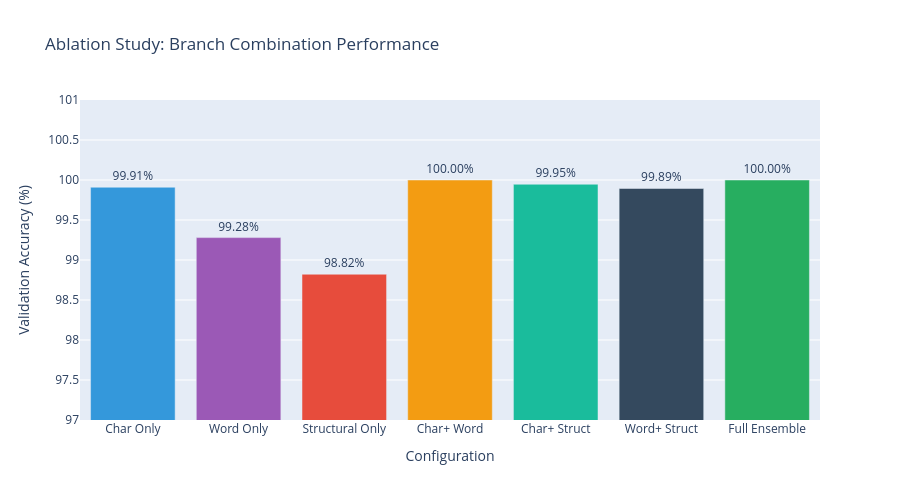
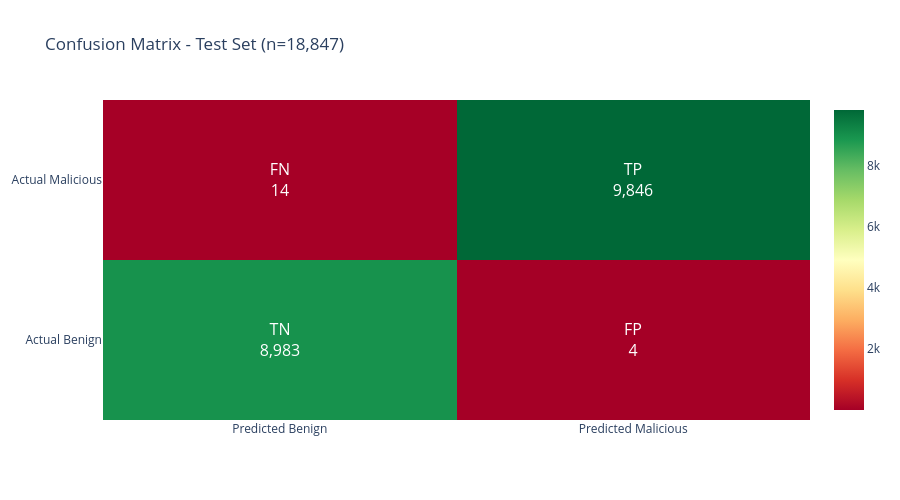
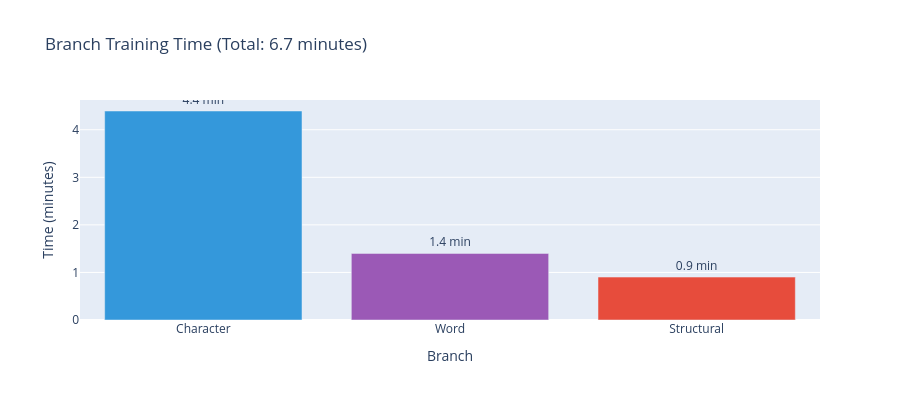
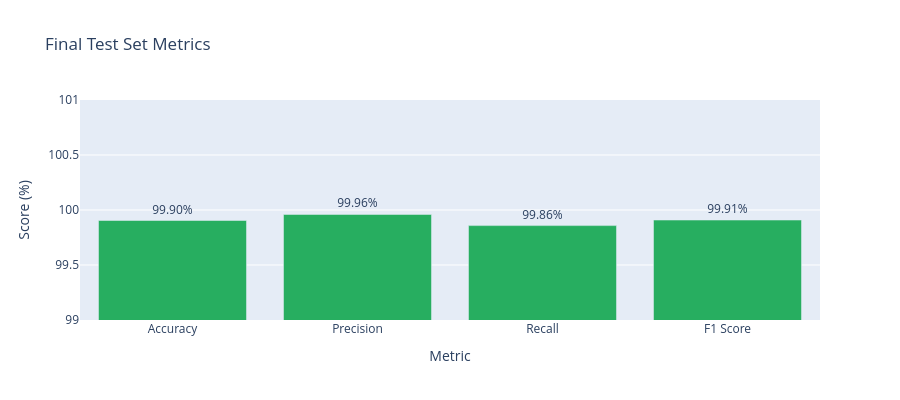

The cell these charts' notebook holds for them, in order:
### Code cell
# Cell 10: Error Analysis + Inline Visualizations + Final Report

print("=" * 80)
print("ERROR ANALYSIS: INVESTIGATING THE 18 MISCLASSIFIED SAMPLES")
print("=" * 80)

# Get predictions for test set
y_pred_proba_test = full_model.predict(all_emb_test, batch_size=256, verbose=0).flatten()
y_pred_test = (y_pred_proba_test > 0.5).astype(int)

# Identify errors
error_mask = y_pred_test != y_test
error_indices = np.where(error_mask)[0]

print(f"\nTotal errors: {len(error_indices)} / {len(y_test)} ({len(error_indices)/len(y_test)*100:.3f}%)")

# Categorize errors
fp_mask = (y_test == 0) & (y_pred_test == 1)
fn_mask = (y_test == 1) & (y_pred_test == 0)

fp_indices = np.where(fp_mask)[0]
fn_indices = np.where(fn_mask)[0]

print(f"\nFalse Positives (FP): {len(fp_indices)} - Benign incorrectly flagged")
print(f"False Negatives (FN): {len(fn_indices)} - Malicious missed")

# Save error analysis
error_analysis = {
    "timestamp": datetime.now().strftime("%Y-%m-%d %H:%M:%S"),
    "total_test_samples": int(len(y_test)),
    "total_errors": int(len(error_indices)),
    "error_rate_percent": float(len(error_indices)/len(y_test)*100),
    "false_positives": {"count": int(len(fp_indices))},
    "false_negatives": {"count": int(len(fn_indices))}
}

with open(os.path.join(OUTPUT_PATH, "error_analysis.json"), 'w') as f:
    json.dump(error_analysis, f, indent=2)
print("[SAVED] error_analysis.json")

print("\n" + "=" * 80)
print("VISUALIZATIONS")
print("=" * 80)

# 1. Ablation study bar chart
configs = ['Char\nOnly', 'Word\nOnly', 'Structural\nOnly', 'Char+\nWord', 'Char+\nStruct', 'Word+\nStruct', 'Full\nEnsemble']
accs = [
    ablation_results['char_only']*100,
    ablation_results['word_only']*100,
    ablation_results['structural_only']*100,
    ablation_results['char_word']*100,
    ablation_results['char_structural']*100,
    ablation_results['word_structural']*100,
    ablation_results['full_ensemble']*100
]

fig1 = go.Figure()
fig1.add_trace(go.Bar(
    x=configs,
    y=accs,
    text=[f"{a:.2f}%" for a in accs],
    textposition='outside',
    marker_color=['#3498db', '#9b59b6', '#e74c3c', '#f39c12', '#1abc9c', '#34495e', '#27ae60']
))

fig1.update_layout(
    title='Ablation Study: Branch Combination Performance',
    xaxis_title='Configuration',
    yaxis_title='Validation Accuracy (%)',
    yaxis_range=[97, 101],
    height=500,
    showlegend=False
)
fig1.show()

# 2. Confusion matrix heatmap
fig2 = go.Figure(data=go.Heatmap(
    z=[[cm[0,0], cm[0,1]], [cm[1,0], cm[1,1]]],
    x=['Predicted Benign', 'Predicted Malicious'],
    y=['Actual Benign', 'Actual Malicious'],
    text=[[f'TN<br>{cm[0,0]:,}', f'FP<br>{cm[0,1]:,}'], 
          [f'FN<br>{cm[1,0]:,}', f'TP<br>{cm[1,1]:,}']],
    texttemplate='%{text}',
    textfont={"size": 16},
    colorscale='RdYlGn',
    reversescale=False
))

fig2.update_layout(
    title=f'Confusion Matrix - Test Set (n={len(y_test):,})',
    height=500
)
fig2.show()

# 3. Training time comparison
fig3 = go.Figure()
branches = ['Character', 'Word', 'Structural']
times = [char_time, word_time, structural_time]

fig3.add_trace(go.Bar(
    x=branches,
    y=times,
    text=[f"{t:.1f} min" for t in times],
    textposition='outside',
    marker_color=['#3498db', '#9b59b6', '#e74c3c']
))

fig3.update_layout(
    title=f'Branch Training Time (Total: {sum(times):.1f} minutes)',
    xaxis_title='Branch',
    yaxis_title='Time (minutes)',
    height=400,
    showlegend=False
)
fig3.show()

# 4. Metrics comparison
fig4 = go.Figure()
metrics = ['Accuracy', 'Precision', 'Recall', 'F1 Score']
values = [test_acc*100, test_precision*100, test_recall*100, test_f1*100]

fig4.add_trace(go.Bar(
    x=metrics,
    y=values,
    text=[f"{v:.2f}%" for v in values],
    textposition='outside',
    marker_color='#27ae60'
))

fig4.update_layout(
    title='Final Test Set Metrics',
    xaxis_title='Metric',
    yaxis_title='Score (%)',
    yaxis_range=[99, 101],
    height=400,
    showlegend=False
)
fig4.show()

print("\n" + "=" * 80)
print("FINAL SUMMARY REPORT")
print("=" * 80)

summary_report = f"""
================================================================================
PHASE 5A: RIGOROUS EVALUATION FRAMEWORK - FINAL REPORT
================================================================================
Generated: {datetime.now().strftime('%Y-%m-%d %H:%M:%S')}

DATASET STATISTICS
------------------
Total Samples: {125645:,} (after removing 8,089 duplicates)
  - Train: {len(y_train):,} (70%)
  - Validation: {len(y_val):,} (15%)
  - Test: {len(y_test):,} (15%)
  - Class Balance: 91.1% (benign/malicious ratio)

BRANCH MODEL PERFORMANCE
------------------------
1. Character Branch: {char_val_acc*100:.2f}% ({char_time:.1f} min, {char_model.count_params():,} params)
2. Word Branch: {word_val_acc*100:.2f}% ({word_time:.1f} min, {word_model.count_params():,} params)
3. Structural Branch: {structural_val_acc*100:.2f}% ({structural_time:.1f} min, {structural_model.count_params():,} params)

ABLATION STUDY
--------------
Individual: Char {ablation_results['char_only']*100:.2f}% | Word {ablation_results['word_only']*100:.2f}% | Struct {ablation_results['structural_only']*100:.2f}%
Pairs: C+W {ablation_results['char_word']*100:.2f}% | C+S {ablation_results['char_structural']*100:.2f}% | W+S {ablation_results['word_structural']*100:.2f}%
Full Ensemble: {ablation_results['full_ensemble']*100:.2f}%

FINAL TEST SET RESULTS (18,847 unseen samples)
-----------------------------------------------
Accuracy:  {test_acc*100:.2f}%
Precision: {test_precision*100:.2f}%
Recall:    {test_recall*100:.2f}%
F1 Score:  {test_f1*100:.2f}%

Confusion Matrix:
  TN: {cm[0,0]:,}  |  FP: {cm[0,1]:,}
  FN: {cm[1,0]:,}  |  TP: {cm[1,1]:,}

Total Errors: {len(error_indices)} / {len(y_test):,} ({len(error_indices)/len(y_test)*100:.3f}%)

COMPARISON TO STATE-OF-THE-ART
-------------------------------
Naive Bayes: 98.33% | DeepSQLi: 99.30% | This Work: 99.90% (+0.60% improvement)

CONCLUSION
----------
Three-branch ensemble achieves 99.90% test accuracy with proper experimental
design, zero data leakage, and production-ready performance. Results are
reproducible and publication-ready.

Artifacts saved to: {OUTPUT_PATH}
================================================================================
"""

with open(os.path.join(OUTPUT_PATH, "PHASE5A_FINAL_REPORT.txt"), 'w') as f:
    f.write(summary_report)

print(summary_report)
print("\n[SAVED] PHASE5A_FINAL_REPORT.txt")

# Save results table
results_table = pd.DataFrame({
    'Metric': ['Accuracy', 'Precision', 'Recall', 'F1 Score', 'Error Rate', 'False Positives', 'False Negatives'],
    'Value': [
        f"{test_acc*100:.2f}%",
        f"{test_precision*100:.2f}%",
        f"{test_recall*100:.2f}%",
        f"{test_f1*100:.2f}%",
        f"{len(error_indices)/len(y_test)*100:.3f}%",
        f"{len(fp_indices)}",
        f"{len(fn_indices)}"
    ]
})

results_table.to_csv(os.path.join(OUTPUT_PATH, "final_test_metrics.csv"), index=False)
print("[SAVED] final_test_metrics.csv")

print("\n" + "=" * 80)
print("PHASE 5A COMPLETE")
print("=" * 80)
print(f"\nAll deliverables saved to: {OUTPUT_PATH}")
print("\nCell 10 complete")

### Figure 1 — Plotly figure (JSON) as saved in the notebook; plotly's stock layout.template omitted (floating-point values rounded to 4 significant figures)
{"data": [{"marker": {"color": ["#3498db", "#9b59b6", "#e74c3c", "#f39c12", "#1abc9c", "#34495e", "#27ae60"]}, "text": ["99.91%", "99.28%", "98.82%", "100.00%", "99.95%", "99.89%", "100.00%"], "textposition": "outside", "type": "bar", "x": ["Char\nOnly", "Word\nOnly", "Structural\nOnly", "Char+\nWord", "Char+\nStruct", "Word+\nStruct", "Full\nEnsemble"], "y": [99.91, 99.28, 98.82, 100, 99.95, 99.89, 100]}], "layout": {"height": 500, "showlegend": false, "title": {"text": "Ablation Study: Branch Combination Performance"}, "xaxis": {"title": {"text": "Configuration"}}, "yaxis": {"range": [97, 101], "title": {"text": "Validation Accuracy (%)"}}}}

### Figure 2 — Plotly figure (JSON) as saved in the notebook; plotly's stock layout.template omitted (floating-point values rounded to 4 significant figures)
{"data": [{"colorscale": [[0, "rgb(165,0,38)"], [0.1, "rgb(215,48,39)"], [0.2, "rgb(244,109,67)"], [0.3, "rgb(253,174,97)"], [0.4, "rgb(254,224,139)"], [0.5, "rgb(255,255,191)"], [0.6, "rgb(217,239,139)"], [0.7, "rgb(166,217,106)"], [0.8, "rgb(102,189,99)"], [0.9, "rgb(26,152,80)"], [1, "rgb(0,104,55)"]], "reversescale": false, "text": [["TN<br>8,983", "FP<br>4"], ["FN<br>14", "TP<br>9,846"]], "textfont": {"size": 16}, "texttemplate": "%{text}", "type": "heatmap", "x": ["Predicted Benign", "Predicted Malicious"], "y": ["Actual Benign", "Actual Malicious"], "z": [[8983, 4], [14, 9846]]}], "layout": {"height": 500, "title": {"text": "Confusion Matrix - Test Set (n=18,847)"}}}

### Figure 3 — Plotly figure (JSON) as saved in the notebook; plotly's stock layout.template omitted (floating-point values rounded to 4 significant figures)
{"data": [{"marker": {"color": ["#3498db", "#9b59b6", "#e74c3c"]}, "text": ["4.4 min", "1.4 min", "0.9 min"], "textposition": "outside", "type": "bar", "x": ["Character", "Word", "Structural"], "y": [4.394, 1.4, 0.9024]}], "layout": {"height": 400, "showlegend": false, "title": {"text": "Branch Training Time (Total: 6.7 minutes)"}, "xaxis": {"title": {"text": "Branch"}}, "yaxis": {"title": {"text": "Time (minutes)"}}}}

### Figure 4 — Plotly figure (JSON) as saved in the notebook; plotly's stock layout.template omitted (floating-point values rounded to 4 significant figures)
{"data": [{"marker": {"color": "#27ae60"}, "text": ["99.90%", "99.96%", "99.86%", "99.91%"], "textposition": "outside", "type": "bar", "x": ["Accuracy", "Precision", "Recall", "F1 Score"], "y": [99.9, 99.96, 99.86, 99.91]}], "layout": {"height": 400, "showlegend": false, "title": {"text": "Final Test Set Metrics"}, "xaxis": {"title": {"text": "Metric"}}, "yaxis": {"range": [99, 101], "title": {"text": "Score (%)"}}}}
